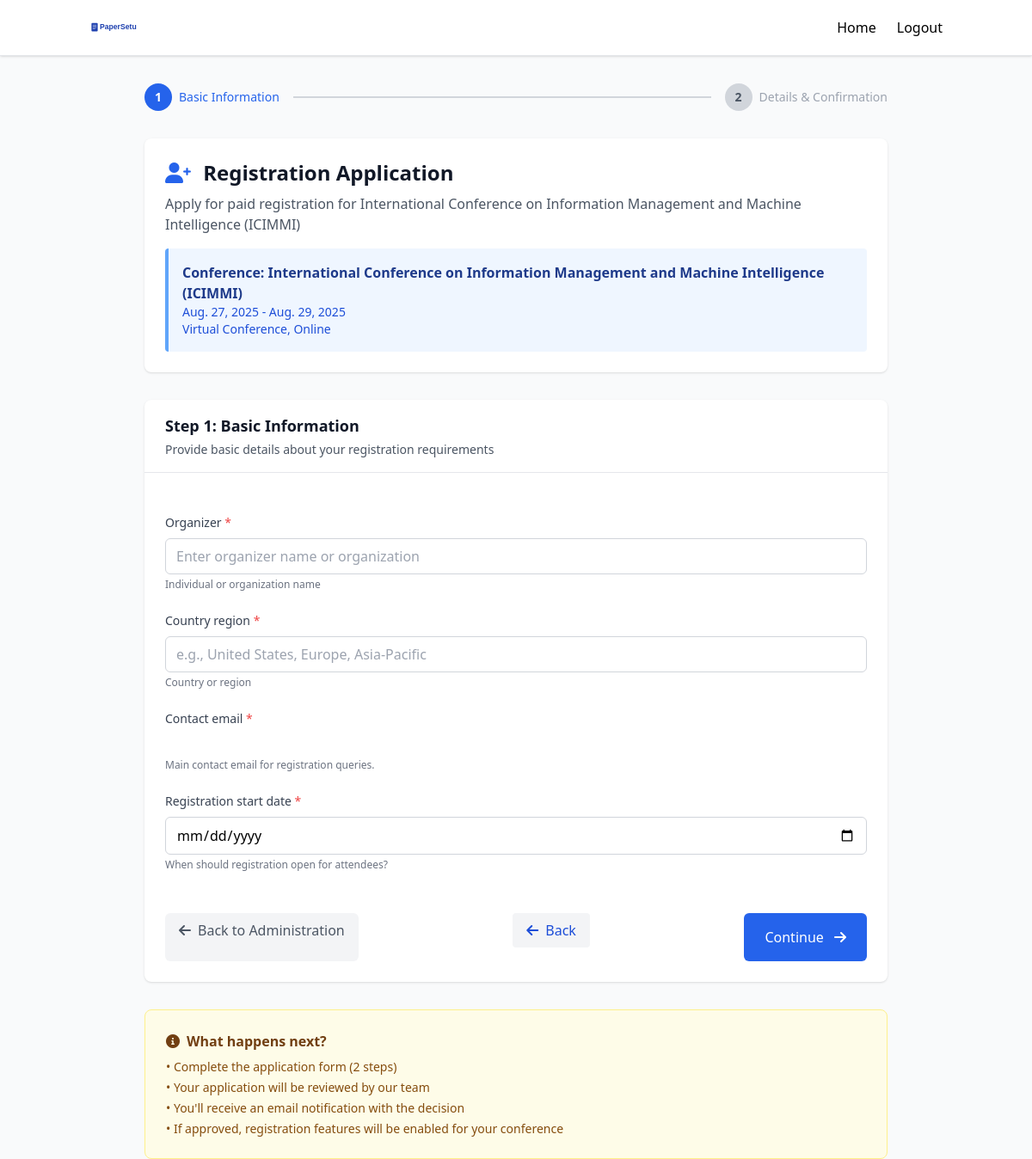
Page /dashboard/conference/25/registration/apply/step1/ (signed in) on the committed database.
### conference/models.py (models this page shows, shortened)
class Conference(models.Model):
    name = models.CharField(max_length=255)
    acronym = models.CharField(max_length=50, blank=True)
    web_page = models.URLField(blank=True)
    venue = models.CharField(max_length=255, blank=True)
    city = models.CharField(max_length=100, blank=True)
    country = models.CharField(max_length=100, blank=True)
    estimated_submissions = models.IntegerField(null=True, blank=True)
    start_date = models.DateField()
    end_date = models.DateField()
    primary_area = models.CharField(max_length=50, choices=AREA_CHOICES, default='AI')
    secondary_area = models.CharField(max_length=50, choices=AREA_CHOICES, default='AI')
    area_notes = models.TextField(blank=True)
    organizer = models.CharField(max_length=255, blank=True)
    organizer_web_page = models.URLField(blank=True)
    contact_phone = models.CharField(max_length=20, blank=True)
    role = models.CharField(max_length=100, blank=True)
    is_approved = models.BooleanField(default=False)
    requested_by = models.ForeignKey(User, on_delete=models.CASCADE, related_name='requested_conferences', null=True, blank=True)
    description = models.TextField(blank=True)
    chair = models.ForeignKey(User, on_delete=models.CASCADE, related_name='chaired_conferences')
    chair_name = models.CharField(max_length=255, blank=True, help_text="Conference chair's full name")
    chair_email = models.EmailField(blank=True, help_text="Conference chair's email address")
    status = models.CharField(max_length=20, choices=[('upcoming', 'Upcoming'), ('live', 'Live'), ('completed', 'Completed')], default='upcoming')
    invite_link = models.CharField(max_length=255, blank=True)
    created_at = models.DateTimeField(auto_now_add=True)
    paper_submission_deadline = models.DateField(null=True, blank=True)
    paper_format = models.CharField(max_length=10, choices=[('pdf', 'PDF'), ('docx', 'DOCX')], default='pdf')
    contact_email = models.EmailField(blank=True, help_text="Main contact email for the conference")
    registration_fee = models.DecimalField(max_digits=10, decimal_places=2, null=True, blank=True, help_text="Registration fee amount")
    theme_domain = models.CharField(max_length=255, blank=True, help_text="Conference theme or domain")
    blind_review = models.BooleanField(default=True)
    abstract_required = models.BooleanField(default=True)
    multiple_authors_allowed = models.BooleanField(default=True)
    submission_deadline = models.DateTimeField(null=True, blank=True, help_text="Final submission deadline")
    max_paper_length = models.IntegerField(default=10)
    allow_supplementary = models.BooleanField(default=False)
    reviewers_per_paper = models.IntegerField(default=3)
    review_deadline = models.DateTimeField(null=True, blank=True, help_text="Review submission deadline")
    paper_bidding_enabled = models.BooleanField(default=False, help_text="Enable paper bidding for reviewers")
    review_form_enabled = models.BooleanField(default=True)
    confidence_scores_enabled = models.BooleanField(default=True)
    allow_rebuttal_phase = models.BooleanField(default=False, help_text="Enable author rebuttal phase")
    rebuttal_deadline = models.DateTimeField(null=True, blank=True, help_text="Rebuttal submission deadline")
    rebuttal_word_limit = models.IntegerField(default=500, help_text="Word limit for rebuttals")
    decision_deadline = models.DateTimeField(null=True, blank=True, help_text="Final decision deadline")
    camera_ready_deadline = models.DateTimeField(null=True, blank=True, help_text="Camera-ready submission deadline")

### dashboard/views.py (the view)
# urls.py: path('conference/<int:conf_id>/registration/apply/step1/', views.registration_application_step1, name='registration_application_step1'),
@login_required
def registration_application_step1(request, conf_id):
    conference = get_object_or_404(Conference, id=conf_id)
    user = request.user
    if conference.chair != user:
        return render(request, 'dashboard/forbidden.html', {
            'message': 'Only the conference chair can apply for registration.'
        })
    try:
        existing_app = RegistrationApplication.objects.get(conference=conference)
        if existing_app.status == 'approved':
            messages.info(request, 'Registration has already been approved for this conference.')
            return redirect('dashboard:registration_status', conf_id=conf_id)
        elif existing_app.status == 'pending':
            messages.info(request, 'Your registration application is pending review.')
            return redirect('dashboard:registration_status', conf_id=conf_id)
    except RegistrationApplication.DoesNotExist:
        pass
    if request.method == 'POST':
        form = RegistrationApplicationStepOneForm(request.POST)
        if form.is_valid():
            cleaned_data = form.cleaned_data.copy()
            if 'registration_start_date' in cleaned_data:
                cleaned_data['registration_start_date'] = cleaned_data['registration_start_date'].isoformat()
            request.session['registration_step1'] = cleaned_data
            return redirect('dashboard:registration_application_step2', conf_id=conf_id)
    else:
        form = RegistrationApplicationStepOneForm()
    context = {
        'conference': conference,
        'form': form,
        'step': 1,
        'total_steps': 2,
    }
    return render(request, 'dashboard/registration_application_step1.html', context)

### conference/forms.py
class RegistrationApplicationStepOneForm(forms.ModelForm):
    registration_start_date = forms.DateField(
        widget=forms.DateInput(attrs={'type': 'date'}),
        help_text="When should registration open for attendees?"
    )
    contact_email = forms.EmailField(
        required=True,
        help_text="Main contact email for registration queries."
    )
    class Meta:
        model = RegistrationApplication
        fields = ['organizer', 'country_region', 'registration_start_date', 'contact_email']
        widgets = {
            'organizer': forms.TextInput(attrs={
                'placeholder': 'Enter organizer name or organization',
                'class': 'w-full px-3 py-2 border border-gray-300 rounded-md focus:outline-none focus:ring-2 focus:ring-blue-500'
            }),
            'country_region': forms.TextInput(attrs={
                'placeholder': 'e.g., United States, Europe, Asia-Pacific',
                'class': 'w-full px-3 py-2 border border-gray-300 rounded-md focus:outline-none focus:ring-2 focus:ring-blue-500'
            }),
        }

### templates/dashboard/registration_application_step1.html (shortened to what this page needs)
<!DOCTYPE html>
<html lang="en">
<head>
    <script src="https://cdn.tailwindcss.com"></script>
    <link rel="stylesheet" href="https://cdnjs.cloudflare.com/ajax/libs/font-awesome/6.0.0/css/all.min.css">
</head>
<body class="bg-gray-50 min-h-screen">
    <nav class="bg-white shadow mb-8 border-b border-gray-200">
        <div class="container mx-auto px-4 py-4 flex justify-between items-center">
            <div class="text-2xl font-bold text-blue-700">
                <svg class="w-24 h-auto mr-2 inline" viewBox="0 0 200 50" xmlns="http://www.w3.org/2000/svg">
                    <text x="25" y="25" font-family="Arial, sans-serif" font-size="18" font-weight="bold" fill="#1e40af">PaperSetu</text>
                </svg>
            </div>
            <ul class="flex space-x-6">
                <li><a href="/home/" class="hover:text-blue-600">Home</a></li>
                <li><a href="/accounts/logout/">Logout</a></li>
            </ul>
        </div>
    </nav>
    <main class="container mx-auto px-4 max-w-4xl">
        <div class="mb-8">
            <div class="flex items-center">
                <div class="flex items-center text-blue-600">
                    <div class="rounded-full bg-blue-600 text-white w-8 h-8 flex items-center justify-center text-sm font-semibold">1</div>
                    <span class="ml-2 text-sm font-medium">Basic Information</span>
                </div>
                <div class="flex-1 h-0.5 bg-gray-300 mx-4"></div>
                <div class="flex items-center text-gray-400">
                    <div class="rounded-full bg-gray-300 text-gray-600 w-8 h-8 flex items-center justify-center text-sm font-semibold">2</div>
                    <span class="ml-2 text-sm font-medium">Details & Confirmation</span>
                </div>
            </div>
        </div>
        <div class="bg-white rounded-lg shadow p-6 mb-8">
            <h1 class="text-2xl font-bold text-gray-900 mb-2">
                <i class="fas fa-user-plus text-blue-600 mr-2"></i>
                Registration Application
            </h1>
            <p class="text-gray-600">Apply for paid registration for {{ conference.name }}</p>
            <div class="mt-4 p-4 bg-blue-50 border-l-4 border-blue-400 rounded">
                <h3 class="font-semibold text-blue-900">Conference: {{ conference.name }}</h3>
                <p class="text-blue-700 text-sm">{{ conference.start_date }} - {{ conference.end_date }}</p>
                <p class="text-blue-700 text-sm">{{ conference.venue }}, {{ conference.city }}</p>
            </div>
        </div>
        <div class="bg-white rounded-lg shadow">
            <div class="px-6 py-4 border-b border-gray-200">
                <h2 class="text-lg font-semibold text-gray-900">Step 1: Basic Information</h2>
                <p class="text-sm text-gray-600 mt-1">Provide basic details about your registration requirements</p>
            </div>
            <form method="post" class="p-6 space-y-6">
                <div>
                    <label for="{{ form.organizer.id_for_label }}" class="block text-sm font-medium text-gray-700 mb-2">
                        {{ form.organizer.label }}
                        <span class="text-red-500">*</span>
                    </label>
                    {{ form.organizer }}
                    {% if form.organizer.help_text %}
                        <p class="text-xs text-gray-500 mt-1">{{ form.organizer.help_text }}</p>
                    {% endif %}
                </div>
                <div>
                    <label for="{{ form.country_region.id_for_label }}" class="block text-sm font-medium text-gray-700 mb-2">
                        {{ form.country_region.label }}
                        <span class="text-red-500">*</span>
                    </label>
                    {{ form.country_region }}
                    {% if form.country_region.help_text %}
                        <p class="text-xs text-gray-500 mt-1">{{ form.country_region.help_text }}</p>
                    {% endif %}
                </div>
                <div>
                    <label for="{{ form.contact_email.id_for_label }}" class="block text-sm font-medium text-gray-700 mb-2">
                        {{ form.contact_email.label }}
                        <span class="text-red-500">*</span>
                    </label>
                    {{ form.contact_email }}
                    {% if form.contact_email.help_text %}
                        <p class="text-xs text-gray-500 mt-1">{{ form.contact_email.help_text }}</p>
                    {% endif %}
                </div>
                <div>
                    <label for="{{ form.registration_start_date.id_for_label }}" class="block text-sm font-medium text-gray-700 mb-2">
                        {{ form.registration_start_date.label }}
                        <span class="text-red-500">*</span>
                    </label>
                    {{ form.registration_start_date }}
                    {% if form.registration_start_date.help_text %}
                        <p class="text-xs text-gray-500 mt-1">{{ form.registration_start_date.help_text }}</p>
                    {% endif %}
                </div>
                <div class="flex justify-between pt-6">
                    <a href="{% url 'dashboard:conference_administration' conference.id %}"
                       class="px-4 py-2 text-gray-600 bg-gray-100 rounded-md hover:bg-gray-200 focus:outline-none focus:ring-2 focus:ring-gray-500">
                        <i class="fas fa-arrow-left mr-2"></i>Back to Administration
                    </a>
                    <button type="button" onclick="window.history.back()" class="mb-4 w-max px-4 py-2 bg-gray-100 hover:bg-blue-100 text-blue-700 rounded flex items-center gap-2"><i class="fas fa-arrow-left"></i> Back</button>
                    <button type="submit"
                            class="px-6 py-2 bg-blue-600 text-white rounded-md hover:bg-blue-700 focus:outline-none focus:ring-2 focus:ring-blue-500">
                        Continue <i class="fas fa-arrow-right ml-2"></i>
                    </button>
                </div>
            </form>
        </div>
        <div class="mt-8 bg-yellow-50 border border-yellow-200 rounded-lg p-6">
            <h3 class="font-semibold text-yellow-900 mb-2">
                <i class="fas fa-info-circle mr-2"></i>What happens next?
            </h3>
            <ul class="text-yellow-800 text-sm space-y-1">
                <li>• Complete the application form (2 steps)</li>
                <li>• Your application will be reviewed by our team</li>
                <li>• You'll receive an email notification with the decision</li>
                <li>• If approved, registration features will be enabled for your conference</li>
            </ul>
        </div>
    </main>
</body>
</html>

### rows in the picture
Conference: name "International Conference on Information Management and Machine Intelligence (ICIMMI)", start_date "Aug. 27, 2025", end_date "Aug. 29, 2025", venue "Virtual Conference", city "Online"
